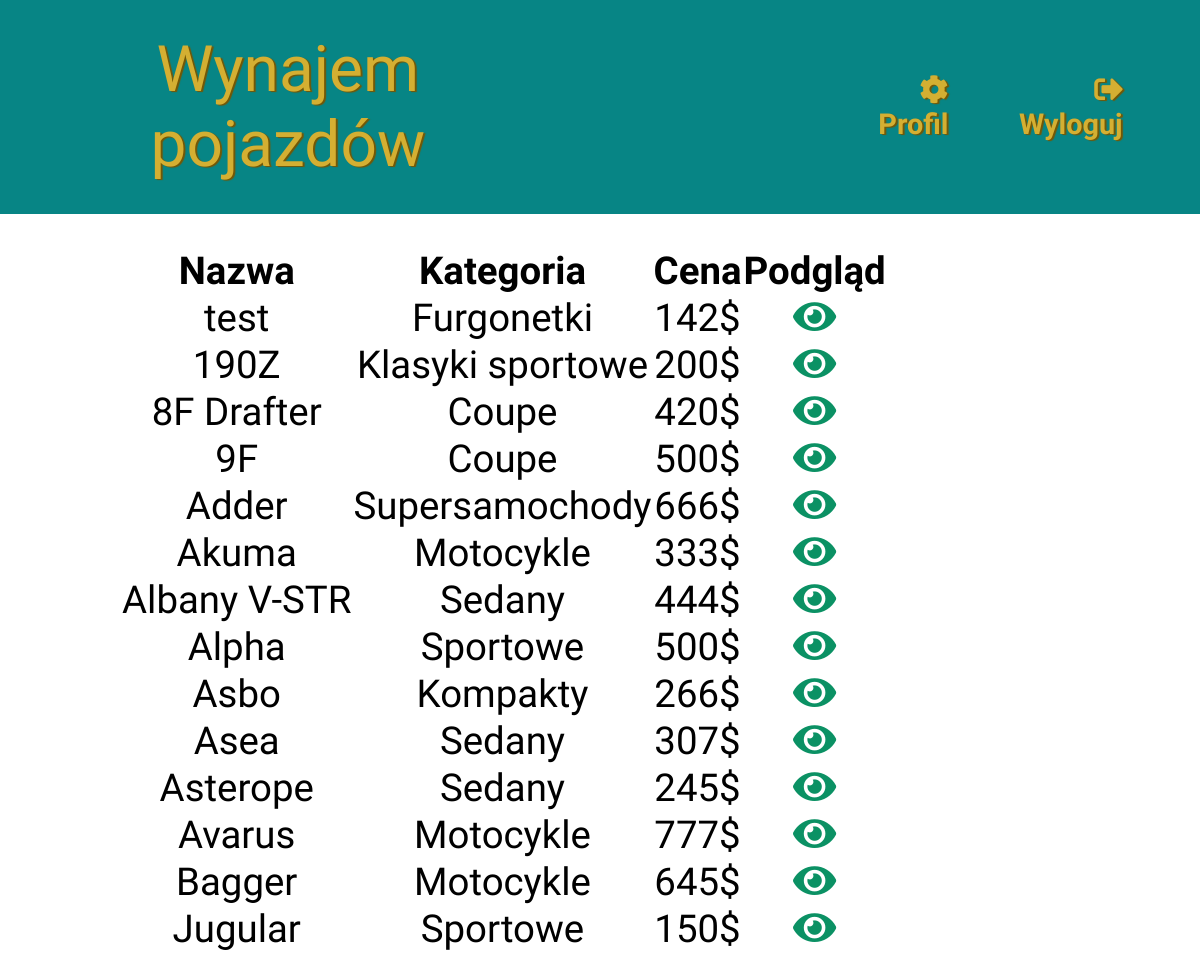
The page /cars.php (signed in) on the database its author committed.
### tables this page shows
CREATE TABLE `cars` (
  `id` int(11) NOT NULL,
  `name` varchar(100) NOT NULL,
  `id_category` int(11) NOT NULL,
  `cash` int(11) DEFAULT 0,
  `img` varchar(1000) DEFAULT NULL
);

CREATE TABLE `category` (
  `id` int(11) NOT NULL,
  `category` varchar(100) NOT NULL
);

### cars.php (the view, shortened to what this page needs)
<?php
   require('php/connect.php');
?>
<!DOCTYPE html>
<html lang="pl">
<head>
   <link rel="stylesheet" href="https://use.fontawesome.com/releases/v5.4.2/css/all.css">
   <link rel="stylesheet" type="text/css" href="https://cdn.datatables.net/v/dt/dt-1.10.24/datatables.min.css"/>
   <link rel="stylesheet" href="css/style.css">
</head>
<body>
   <nav>
  <div class="logo"> <p> Wynajem pojazdów</p> </div>
      <div class="user">
         <a href="user_settings.php"><i class="fas fa-cog"></i> Profil</a>
      </div>
      <div class="user">
         <a href="<?php echo 'php/logOUT.php' ?>"><i class="fas fa-sign-out-alt"></i> Wyloguj</a>
      </div>
   </nav>
   <main>
      <table class="mydatatable table">
         <thead>
            <tr>
               <th>Nazwa</th>
               <th>Kategoria</th>
               <th>Cena</th>
               <th>Podgląd</th>
            </tr>
         </thead>
         <tbody>
            <?php
               $sql = "SELECT c.id, c.name, c.cash, c.img, cc.category FROM cars AS c JOIN category AS cc ON c.id_category = cc.id";
               $result = $mysqli -> query($sql);
               while($row = $result->fetch_assoc()){
                  echo "<tr>";
                     echo "<td>".$row['name']."</td>";
                     echo "<td>".$row['category']."</td>";
                     echo "<td>".$row['cash']."$</td>";
                     echo "<td><a href='ofer.php?car=".$row['id']."'><i class='fas fa-eye'></i></a></td>";
                  echo "</tr>";
               }
            ?>
         </tbody>
      </table>
   </main>
</body>
</html>

### css/style.css (style rules this page uses)
* { margin: 0; padding: 0; font-family: "Acme", sans-serif; }
nav { background: #078585; color: #d4af32; padding: 2rem; display: flex; justify-content: space-between; align-items: center; flex-grow: initial; font-family: garamond; text-shadow: #755704 2px 1px 1px; }
nav i { font-size: 1.8rem; }
nav .logo { text-align: center; margin-right: 27%; font-size: 4rem; font-family: Impact; text-shadow: #755704 2px 1px 1px; }
nav .user { text-align: right; flex-grow: 1; margin-right: 4%; }
nav .back a, nav .user a { font-size: 1.8rem; text-decoration: none; color: #d4af32; font-weight: bold; }
main { font-size: 2.4rem; width: 80%; margin: 2rem auto 0; text-align: center; }
main .fas { color: #0b9164; }

### rows shown on the page
cars: name "test", id_category.category "Furgonetki", cash "142"
cars: name "190Z", id_category.category "Klasyki sportowe", cash "200"
cars: name "8F Drafter", id_category.category "Coupe", cash "420"
cars: name "9F", id_category.category "Coupe", cash "500"
cars: name "Adder", id_category.category "Supersamochody", cash "666"
cars: name "Akuma", id_category.category "Motocykle", cash "333"
cars: name "Albany V-STR", id_category.category "Sedany", cash "444"
cars: name "Alpha", id_category.category "Sportowe", cash "500"
cars: name "Asbo", id_category.category "Kompakty", cash "266"
cars: name "Asea", id_category.category "Sedany", cash "307"
cars: name "Asterope", id_category.category "Sedany", cash "245"
cars: name "Avarus", id_category.category "Motocykle", cash "777"
cars: name "Bagger", id_category.category "Motocykle", cash "645"
cars: name "Jugular", id_category.category "Sportowe", cash "150"
